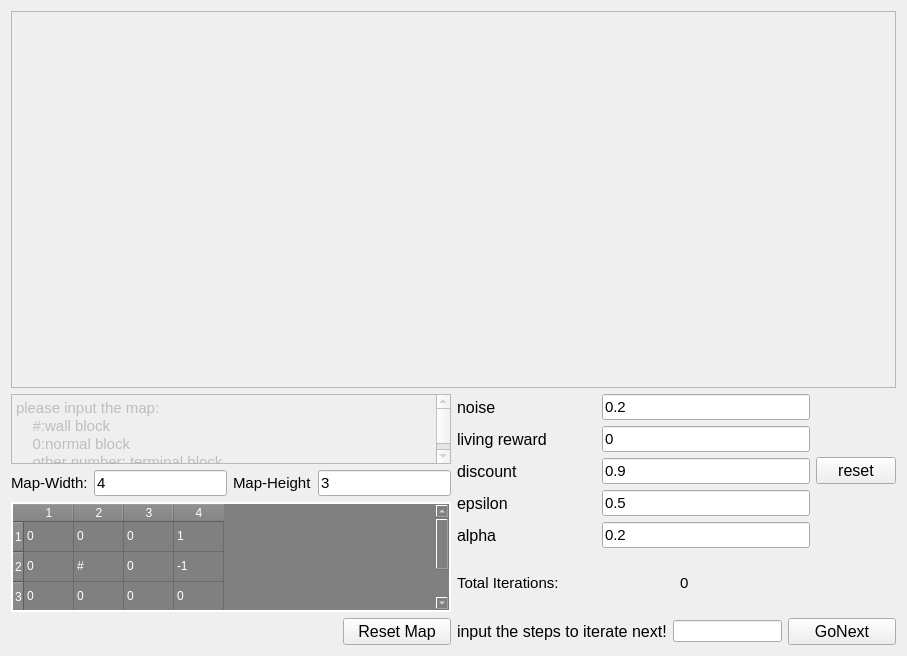
<?xml version="1.0" encoding="UTF-8"?>
<ui version="4.0">
 <class>CMainFrm</class>
 <widget class="QWidget" name="CMainFrm">
  <property name="geometry">
   <rect>
    <x>0</x>
    <y>0</y>
    <width>907</width>
    <height>656</height>
   </rect>
  </property>
  <property name="minimumSize">
   <size>
    <width>0</width>
    <height>0</height>
   </size>
  </property>
  <property name="windowTitle">
   <string>CMainFrm</string>
  </property>
  <property name="styleSheet">
   <string notr="true"/>
  </property>
  <layout class="QVBoxLayout" name="verticalLayout_6">
   <item>
    <layout class="QVBoxLayout" name="verticalLayout_5" stretch="3,2">
     <item>
      <widget class="QFrame" name="frame">
       <property name="contextMenuPolicy">
        <enum>Qt::DefaultContextMenu</enum>
       </property>
       <property name="frameShape">
        <enum>QFrame::StyledPanel</enum>
       </property>
       <property name="frameShadow">
        <enum>QFrame::Raised</enum>
       </property>
      </widget>
     </item>
     <item>
      <layout class="QHBoxLayout" name="horizontalLayout_11" stretch="1,1">
       <item>
        <layout class="QVBoxLayout" name="verticalLayout_3">
         <item>
          <layout class="QVBoxLayout" name="verticalLayout_2" stretch="3,1,6">
           <item>
            <widget class="QTextEdit" name="textEdit">
             <property name="enabled">
              <bool>false</bool>
             </property>
             <property name="html">
              <string>&lt;!DOCTYPE HTML PUBLIC &quot;-//W3C//DTD HTML 4.0//EN&quot; &quot;http://www.w3.org/TR/REC-html40/strict.dtd&quot;&gt;
&lt;html&gt;&lt;head&gt;&lt;meta name=&quot;qrichtext&quot; content=&quot;1&quot; /&gt;&lt;style type=&quot;text/css&quot;&gt;
p, li { white-space: pre-wrap; }
&lt;/style&gt;&lt;/head&gt;&lt;body style=&quot; font-family:'SimSun'; font-size:9pt; font-weight:400; font-style:normal;&quot;&gt;
&lt;p style=&quot; margin-top:0px; margin-bottom:0px; margin-left:0px; margin-right:0px; -qt-block-indent:0; text-indent:0px;&quot;&gt;&lt;span style=&quot; font-size:11pt;&quot;&gt;please input the map:&lt;/span&gt;&lt;/p&gt;
&lt;p style=&quot; margin-top:0px; margin-bottom:0px; margin-left:0px; margin-right:0px; -qt-block-indent:0; text-indent:0px;&quot;&gt;&lt;span style=&quot; font-size:11pt;&quot;&gt;    #:wall block&lt;/span&gt;&lt;/p&gt;
&lt;p style=&quot; margin-top:0px; margin-bottom:0px; margin-left:0px; margin-right:0px; -qt-block-indent:0; text-indent:0px;&quot;&gt;&lt;span style=&quot; font-size:11pt;&quot;&gt;    0:normal block&lt;/span&gt;&lt;/p&gt;
&lt;p style=&quot; margin-top:0px; margin-bottom:0px; margin-left:0px; margin-right:0px; -qt-block-indent:0; text-indent:0px;&quot;&gt;&lt;span style=&quot; font-size:11pt;&quot;&gt;    other number: terminal block&lt;/span&gt;&lt;/p&gt;&lt;/body&gt;&lt;/html&gt;</string>
             </property>
            </widget>
           </item>
           <item>
            <layout class="QHBoxLayout" name="horizontalLayout_7">
             <item>
              <widget class="QLabel" name="label">
               <property name="font">
                <font>
                 <pointsize>11</pointsize>
                </font>
               </property>
               <property name="text">
                <string>Map-Width:</string>
               </property>
              </widget>
             </item>
             <item>
              <widget class="QLineEdit" name="lineEdit_w">
               <property name="font">
                <font>
                 <pointsize>11</pointsize>
                </font>
               </property>
               <property name="text">
                <string>4</string>
               </property>
              </widget>
             </item>
             <item>
              <widget class="QLabel" name="label_2">
               <property name="font">
                <font>
                 <pointsize>11</pointsize>
                </font>
               </property>
               <property name="text">
                <string>Map-Height</string>
               </property>
              </widget>
             </item>
             <item>
              <widget class="QLineEdit" name="lineEdit_h">
               <property name="font">
                <font>
                 <pointsize>11</pointsize>
                </font>
               </property>
               <property name="text">
                <string>3</string>
               </property>
              </widget>
             </item>
            </layout>
           </item>
           <item>
            <widget class="QTableWidget" name="tableWidget">
             <property name="styleSheet">
              <string notr="true">background:gray;
color: rgb(255, 255, 255);</string>
             </property>
             <property name="frameShape">
              <enum>QFrame::WinPanel</enum>
             </property>
             <property name="frameShadow">
              <enum>QFrame::Plain</enum>
             </property>
             <property name="lineWidth">
              <number>1</number>
             </property>
             <property name="verticalScrollBarPolicy">
              <enum>Qt::ScrollBarAsNeeded</enum>
             </property>
             <property name="horizontalScrollBarPolicy">
              <enum>Qt::ScrollBarAsNeeded</enum>
             </property>
             <property name="autoScrollMargin">
              <number>16</number>
             </property>
             <property name="iconSize">
              <size>
               <width>20</width>
               <height>20</height>
              </size>
             </property>
             <property name="gridStyle">
              <enum>Qt::SolidLine</enum>
             </property>
             <property name="rowCount">
              <number>3</number>
             </property>
             <property name="columnCount">
              <number>4</number>
             </property>
             <attribute name="horizontalHeaderDefaultSectionSize">
              <number>50</number>
             </attribute>
             <attribute name="horizontalHeaderMinimumSectionSize">
              <number>50</number>
             </attribute>
             <row/>
             <row/>
             <row/>
             <column/>
             <column/>
             <column/>
             <column/>
             <item row="0" column="0">
              <property name="text">
               <string>0</string>
              </property>
             </item>
             <item row="0" column="1">
              <property name="text">
               <string>0</string>
              </property>
             </item>
             <item row="0" column="2">
              <property name="text">
               <string>0</string>
              </property>
             </item>
             <item row="0" column="3">
              <property name="text">
               <string>1</string>
              </property>
             </item>
             <item row="1" column="0">
              <property name="text">
               <string>0</string>
              </property>
             </item>
             <item row="1" column="1">
              <property name="text">
               <string>#</string>
              </property>
             </item>
             <item row="1" column="2">
              <property name="text">
               <string>0</string>
              </property>
             </item>
             <item row="1" column="3">
              <property name="text">
               <string>-1</string>
              </property>
             </item>
             <item row="2" column="0">
              <property name="text">
               <string>0</string>
              </property>
             </item>
             <item row="2" column="1">
              <property name="text">
               <string>0</string>
              </property>
             </item>
             <item row="2" column="2">
              <property name="text">
               <string>0</string>
              </property>
             </item>
             <item row="2" column="3">
              <property name="text">
               <string>0</string>
              </property>
             </item>
            </widget>
           </item>
          </layout>
         </item>
         <item>
          <layout class="QHBoxLayout" name="horizontalLayout_8" stretch="3,1">
           <item>
            <widget class="QLabel" name="label_3">
             <property name="text">
              <string/>
             </property>
            </widget>
           </item>
           <item>
            <widget class="QPushButton" name="pushButton_reset_map">
             <property name="font">
              <font>
               <pointsize>12</pointsize>
              </font>
             </property>
             <property name="text">
              <string>Reset Map</string>
             </property>
            </widget>
           </item>
          </layout>
         </item>
        </layout>
       </item>
       <item>
        <layout class="QVBoxLayout" name="verticalLayout_4">
         <item>
          <layout class="QHBoxLayout" name="horizontalLayout_10">
           <item>
            <layout class="QVBoxLayout" name="verticalLayout">
             <item>
              <layout class="QHBoxLayout" name="horizontalLayout" stretch="2,3">
               <item>
                <widget class="QLabel" name="label_noise">
                 <property name="font">
                  <font>
                   <pointsize>12</pointsize>
                  </font>
                 </property>
                 <property name="text">
                  <string>noise</string>
                 </property>
                </widget>
               </item>
               <item>
                <widget class="QLineEdit" name="lineEdit_noise">
                 <property name="font">
                  <font>
                   <pointsize>11</pointsize>
                  </font>
                 </property>
                 <property name="text">
                  <string>0.2</string>
                 </property>
                </widget>
               </item>
              </layout>
             </item>
             <item>
              <layout class="QHBoxLayout" name="horizontalLayout_3" stretch="2,3">
               <item>
                <widget class="QLabel" name="label_reward">
                 <property name="font">
                  <font>
                   <pointsize>12</pointsize>
                  </font>
                 </property>
                 <property name="text">
                  <string>living reward</string>
                 </property>
                </widget>
               </item>
               <item>
                <widget class="QLineEdit" name="lineEdit_reward">
                 <property name="font">
                  <font>
                   <pointsize>11</pointsize>
                  </font>
                 </property>
                 <property name="text">
                  <string>0</string>
                 </property>
                </widget>
               </item>
              </layout>
             </item>
             <item>
              <layout class="QHBoxLayout" name="horizontalLayout_2" stretch="2,3">
               <item>
                <widget class="QLabel" name="label_discount">
                 <property name="font">
                  <font>
                   <pointsize>12</pointsize>
                  </font>
                 </property>
                 <property name="text">
                  <string>discount</string>
                 </property>
                </widget>
               </item>
               <item>
                <widget class="QLineEdit" name="lineEdit_discount">
                 <property name="font">
                  <font>
                   <pointsize>11</pointsize>
                  </font>
                 </property>
                 <property name="text">
                  <string>0.9</string>
                 </property>
                </widget>
               </item>
              </layout>
             </item>
             <item>
              <layout class="QHBoxLayout" name="horizontalLayout_4" stretch="2,3">
               <item>
                <widget class="QLabel" name="label_epsion">
                 <property name="font">
                  <font>
                   <pointsize>12</pointsize>
                  </font>
                 </property>
                 <property name="text">
                  <string>epsilon</string>
                 </property>
                </widget>
               </item>
               <item>
                <widget class="QLineEdit" name="lineEdit_epsion">
                 <property name="font">
                  <font>
                   <pointsize>11</pointsize>
                  </font>
                 </property>
                 <property name="text">
                  <string>0.5</string>
                 </property>
                </widget>
               </item>
              </layout>
             </item>
             <item>
              <layout class="QHBoxLayout" name="horizontalLayout_5" stretch="2,3">
               <item>
                <widget class="QLabel" name="label_alpha">
                 <property name="font">
                  <font>
                   <pointsize>12</pointsize>
                  </font>
                 </property>
                 <property name="text">
                  <string>alpha</string>
                 </property>
                </widget>
               </item>
               <item>
                <widget class="QLineEdit" name="lineEdit_alpha">
                 <property name="font">
                  <font>
                   <pointsize>11</pointsize>
                  </font>
                 </property>
                 <property name="text">
                  <string>0.2</string>
                 </property>
                </widget>
               </item>
              </layout>
             </item>
            </layout>
           </item>
           <item>
            <widget class="QPushButton" name="pushButton_reset">
             <property name="font">
              <font>
               <pointsize>12</pointsize>
              </font>
             </property>
             <property name="text">
              <string>reset</string>
             </property>
            </widget>
           </item>
          </layout>
         </item>
         <item>
          <layout class="QHBoxLayout" name="horizontalLayout_9" stretch="1,1">
           <item>
            <widget class="QLabel" name="label_iter">
             <property name="font">
              <font>
               <pointsize>11</pointsize>
              </font>
             </property>
             <property name="text">
              <string>Total Iterations:</string>
             </property>
            </widget>
           </item>
           <item>
            <widget class="QLabel" name="label_iterNum">
             <property name="font">
              <font>
               <pointsize>11</pointsize>
              </font>
             </property>
             <property name="text">
              <string>0</string>
             </property>
            </widget>
           </item>
          </layout>
         </item>
         <item>
          <layout class="QHBoxLayout" name="horizontalLayout_6" stretch="0,1,1">
           <item>
            <widget class="QLabel" name="label_next">
             <property name="font">
              <font>
               <pointsize>12</pointsize>
              </font>
             </property>
             <property name="text">
              <string>input the steps to iterate next!</string>
             </property>
            </widget>
           </item>
           <item>
            <widget class="QLineEdit" name="lineEdit_next"/>
           </item>
           <item>
            <widget class="QPushButton" name="pushButton_next">
             <property name="font">
              <font>
               <pointsize>12</pointsize>
              </font>
             </property>
             <property name="text">
              <string>GoNext</string>
             </property>
            </widget>
           </item>
          </layout>
         </item>
        </layout>
       </item>
      </layout>
     </item>
    </layout>
   </item>
  </layout>
 </widget>
 <layoutdefault spacing="6" margin="11"/>
 <resources/>
 <connections/>
</ui>
